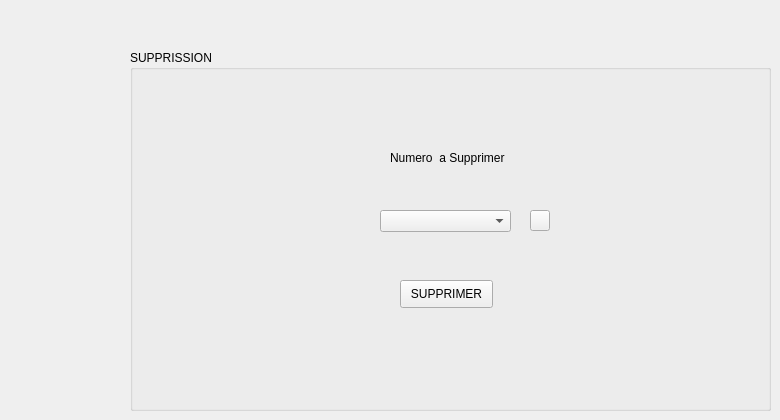
        <widget class="QWidget" name="tab_9">
         <attribute name="title">
          <string>Supprimer abonnement</string>
         </attribute>
         <widget class="QGroupBox" name="groupBox_6">
          <property name="geometry">
           <rect>
            <x>130</x>
            <y>50</y>
            <width>641</width>
            <height>361</height>
           </rect>
          </property>
          <property name="title">
           <string>SUPPRISSION</string>
          </property>
          <widget class="QLabel" name="label_16">
           <property name="geometry">
            <rect>
             <x>260</x>
             <y>100</y>
             <width>141</width>
             <height>16</height>
            </rect>
           </property>
           <property name="text">
            <string>Numero  a Supprimer</string>
           </property>
          </widget>
          <widget class="QPushButton" name="sup_abo">
           <property name="geometry">
            <rect>
             <x>270</x>
             <y>230</y>
             <width>93</width>
             <height>28</height>
            </rect>
           </property>
           <property name="text">
            <string>SUPPRIMER</string>
           </property>
          </widget>
          <widget class="QComboBox" name="comboBoxsupprimer">
           <property name="geometry">
            <rect>
             <x>250</x>
             <y>160</y>
             <width>131</width>
             <height>22</height>
            </rect>
           </property>
          </widget>
          <widget class="QPushButton" name="pushButton_sup">
           <property name="geometry">
            <rect>
             <x>400</x>
             <y>160</y>
             <width>20</width>
             <height>21</height>
            </rect>
           </property>
           <property name="text">
            <string/>
           </property>
          </widget>
         </widget>
        </widget>
